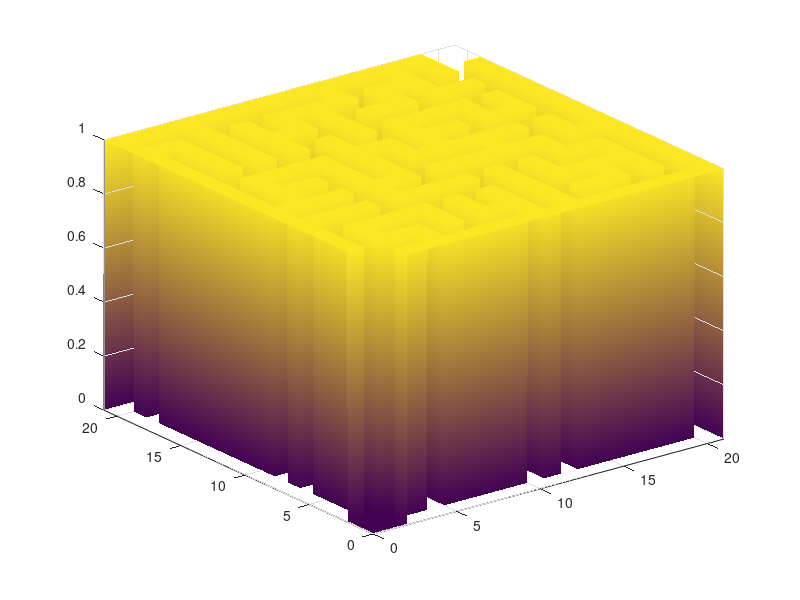

Reproduce this figure in MATLAB.
function spline2D()
    spline2Duniform()
    %spline2Dmatrix()
    return

    function t = check_sanity(knot_vector, p)

        initial = knot_vector(1)
        kvsize = size(knot_vector, 2)

        t = true
        counter = 1

        for i = 1:p + 1

            if (initial ~= knot_vector(i))
                t = false
                return
            end

        end

        for i = p + 2:kvsize - p - 1

            if (initial == knot_vector(i))
                counter = counter + 1

                if (counter > p)
                    t = false
                    return
                end

            else
                initial = knot_vector(i)
                counter = 1
            end

        end

        initial = knot_vector(kvsize)

        for i = kvsize - p:kvsize

            if (initial ~= knot_vector(i))
                t = false
                return
            end

        end

        for i = 1:kvsize - 1

            if (knot_vector(i) > knot_vector(i + 1))
                t = false
            end

        end

        return

    end

    function spline2Dmatrix()
        knot_vectorx = [0 1 2]

        knot_vectory = [0 1 2]

        precision = 0.1

        %macros
        compute_nr_basis_functions = @(knot_vector, p) size(knot_vector, 2) - p - 1
        mesh = @(a, c) [a:precision * (c - a):c]

        %splines in x
        px = compute_p(knot_vectorx)
        tx = check_sanity(knot_vectorx, px)
        nrx = compute_nr_basis_functions(knot_vectorx, px)

        x_begin = knot_vectorx(1)
        x_end = knot_vectorx(size(knot_vectorx, 2))

        x = mesh(x_begin, x_end);

        %splines in y
        py = compute_p(knot_vectory)
        ty = check_sanity(knot_vectory, py)
        nry = compute_nr_basis_functions(knot_vectorx, py)

        y_begin = knot_vectory(1)
        y_end = knot_vectory(size(knot_vectory, 2))

        y = mesh(y_begin, y_end);

        %X and Y coordinates of points over the 2D mesh
        [X, Y] = meshgrid(x, y);

        M(1:nrx * nry, 1:nrx * nry) = 0.0;
        hold on

        for i = 1:nrx
            %compute values of
            vx = compute_spline(knot_vectorx, px, i, X);

            for j = 1:nry
                vy = compute_spline(knot_vectory, py, j, Y);
                spline1 = vx .* vy;

                for k = 1:nrx
                    %compute values of
                    vx2 = compute_spline(knot_vectorx, px, k, X);

                    for l = 1:nry
                        vy2 = compute_spline(knot_vectory, py, l, Y);
                        spline2 = vx2 .* vy2;
                        crossection = spline1 .* spline2;
                        M(i + (j - 1) * nry, k + (l - 1) * nry) = M(i + (j - 1) * nry, k + (l - 1) * nry) + norm(crossection);
                    end

                end

            end

        end

        crossection
        hold off

    end

    function spline2Duniform()
                   
        coeffs = [0 0 1 1 1 1 1 1 1 1 1 1 1 1 1 1 1 1 1 1 1;
                0 0 0 0 0 0 1 0 1 0 0 0 0 0 0 0 0 0 1 0 1;
                1 0 1 1 1 0 1 0 1 1 1 1 1 0 1 1 1 1 1 0 1;
                1 0 1 0 1 0 1 0 1 0 1 0 1 0 0 0 0 0 0 0 1;
                1 1 1 0 1 0 1 0 1 0 1 0 1 0 1 1 1 1 1 1 1;
                1 0 0 0 1 0 0 0 0 0 0 0 1 0 0 0 0 0 0 0 1;
                1 0 1 1 1 0 1 1 1 1 1 1 1 0 1 1 1 1 1 0 1;
                1 0 0 0 0 0 1 0 1 0 0 0 0 0 0 0 1 0 0 0 1;
                1 0 1 1 1 0 1 0 1 1 1 1 1 1 1 0 1 1 1 0 1;
                1 0 1 0 0 0 1 0 0 0 0 0 1 0 0 0 0 0 1 0 1;
                1 1 1 1 1 0 1 0 1 0 1 1 1 0 1 1 1 1 1 0 1;
                1 0 0 0 0 0 0 0 1 0 1 0 0 0 0 0 0 0 1 0 1;
                1 1 1 1 1 1 1 0 1 0 1 1 1 1 1 0 1 0 1 1 1;
                1 0 0 0 0 0 0 0 1 0 1 0 1 0 1 0 1 0 0 0 1;
                1 0 1 0 1 1 1 0 1 1 1 0 1 0 1 0 1 1 1 0 1;
                1 0 1 0 1 0 0 0 1 0 1 0 0 0 1 0 0 0 1 0 1;
                1 0 1 1 1 0 1 1 1 0 1 0 1 1 1 0 1 1 1 1 1;
                1 0 0 0 1 0 1 0 0 0 0 0 1 0 0 0 1 0 0 0 1;
                1 0 1 1 1 1 1 0 1 1 1 0 1 1 1 0 1 0 1 1 1;
                1 0 0 0 0 0 0 0 1 0 0 0 0 0 0 0 0 0 0 0 0;
                1 1 1 1 1 1 1 1 1 1 1 1 1 1 1 1 1 1 1 0 0;
                ];

        [Nx, Ny] = size(coeffs);
        knot_vectorx = 0:Nx;
        knot_vectory = 0:Ny;
       
        precision = 0.001;

        %macros
        compute_nr_basis_functions = @(knot_vector, p) size(knot_vector, 2) - p - 1
        mesh = @(a, c) [a:precision * (c - a):c]

        %splines in x
        px = compute_p(knot_vectorx)
        tx = check_sanity(knot_vectorx, px)
        nrx = compute_nr_basis_functions(knot_vectorx, px)

        x_begin = knot_vectorx(1)
        x_end = knot_vectorx(size(knot_vectorx, 2))

        x = mesh(x_begin, x_end);

        %splines in y
        py = compute_p(knot_vectorx)
        ty = check_sanity(knot_vectorx, py)
        nry = compute_nr_basis_functions(knot_vectorx, py)

        y_begin = knot_vectory(1)
        y_end = knot_vectory(size(knot_vectory, 2))

        y = mesh(y_begin, y_end);

        %X and Y coordinates of points over the 2D mesh
        [X, Y] = meshgrid(x, y);
                     
        Z = zeros(numel(x), numel(y));

        for i = 1:nrx
            %compute values of
            vx = compute_spline(knot_vectorx, px, i, X);

            for j = 1:nry
                vy = compute_spline(knot_vectory, py, j, Y);
                Z = Z + coeffs(i,j) .* vx .* vy;
            end
        end
        
        surf(X, Y, Z);
        shading interp
        axis tight
        hold off

    end

    function spline()

        knot_vector = [0 0 0 1 1 2 2 2]

        precision = 0.0001

        compute_nr_basis_functions = @(knot_vector, p) size(knot_vector, 2) - p - 1
        mesh = @(a, c) [a:precision * (c - a):c]

        p = compute_p(knot_vector)
        t = check_sanity(knot_vector, p)
        nr = compute_nr_basis_functions(knot_vector, p)

        x_begin = knot_vector(1)
        x_end = knot_vector(size(knot_vector, 2))

        x = mesh(x_begin, x_end);

        y = compute_spline(knot_vector, p, 1, x);
        plot(x, y)

        hold on

        for i = 2:nr
            y = compute_spline(knot_vector, p, i, x);
            plot(x, y)
        end

        hold off

    end

    function p = compute_p(knot_vector)

        initial = knot_vector(1)
        kvsize = size(knot_vector, 2)
        i = 1

        while (i + 1 < kvsize) && (initial == knot_vector(i + 1))
            i = i + 1
        end

        p = i - 1

        return
    end

    function y = compute_spline(knot_vector, p, nr, x)

        fC = @(x, a, b) (x) / (b - a) - a / (b - a);
        fD = @(x, c, d) (1 - x) / (d - c) + (d - 1) / (d - c);

        a = knot_vector(nr);
        b = knot_vector(nr + p);
        c = knot_vector(nr + 1);
        d = knot_vector(nr + p + 1);

        if (p == 0)
            y = 0 .* (x < a) + 1 .* (a <= x & x < d) + 0 .* (x > d);
            return
        end

        lp = compute_spline(knot_vector, p - 1, nr, x);
        rp = compute_spline(knot_vector, p - 1, nr + 1, x);

        if (a == b)
            y1 = 0 .* (x < a) + 1 .* (a <= x & x <= b) + 0 .* (x > b);
        else
            y1 = 0 .* (x < a) + fC(x, a, b) .* (a <= x & x <= b) + 0 .* (x > b);
        end

        if (c == d)
            y2 = 0 .* (x < c) + 1 .* (c < x & x <= d) + 0 .* (d < x);
        else
            y2 = 0 .* (x < c) + fD(x, c, d) .* (c < x & x <= d) + 0 .* (d < x);
        end

        y = lp .* y1 + rp .* y2;
        return

    end

end
